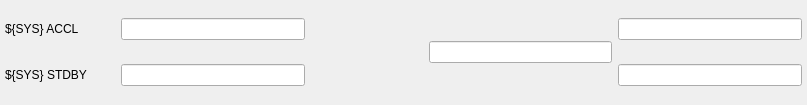
<?xml version="1.0" encoding="UTF-8"?>
<ui version="4.0">
 <class>Form</class>
 <widget class="QWidget" name="Form">
  <property name="geometry">
   <rect>
    <x>0</x>
    <y>0</y>
    <width>807</width>
    <height>105</height>
   </rect>
  </property>
  <property name="windowTitle">
   <string>Form</string>
  </property>
  <layout class="QHBoxLayout" name="horizontalLayout">
   <property name="leftMargin">
    <number>0</number>
   </property>
   <property name="topMargin">
    <number>0</number>
   </property>
   <property name="rightMargin">
    <number>0</number>
   </property>
   <property name="bottomMargin">
    <number>0</number>
   </property>
   <item>
    <layout class="QGridLayout" name="gridLayout" columnstretch="0,0,0,0,0,0,0">
     <property name="leftMargin">
      <number>5</number>
     </property>
     <property name="rightMargin">
      <number>5</number>
     </property>
     <item row="0" column="1">
      <widget class="PyDMLineEdit" name="PyDMLineEdit">
       <property name="enabled">
        <bool>true</bool>
       </property>
       <property name="sizePolicy">
        <sizepolicy hsizetype="MinimumExpanding" vsizetype="Fixed">
         <horstretch>0</horstretch>
         <verstretch>0</verstretch>
        </sizepolicy>
       </property>
       <property name="minimumSize">
        <size>
         <width>100</width>
         <height>0</height>
        </size>
       </property>
       <property name="toolTip">
        <string/>
       </property>
       <property name="alignment">
        <set>Qt::AlignCenter</set>
       </property>
       <property name="channel" stdset="0">
        <string>ca://${DEVICE}:${SYS}_ACCEL_EVCODE</string>
       </property>
      </widget>
     </item>
     <item row="0" column="3">
      <widget class="PyDMEnumButton" name="PyDMEnumButton_3">
       <property name="enabled">
        <bool>true</bool>
       </property>
       <property name="sizePolicy">
        <sizepolicy hsizetype="Preferred" vsizetype="Maximum">
         <horstretch>0</horstretch>
         <verstretch>0</verstretch>
        </sizepolicy>
       </property>
       <property name="maximumSize">
        <size>
         <width>16777215</width>
         <height>30</height>
        </size>
       </property>
       <property name="toolTip">
        <string/>
       </property>
       <property name="channel" stdset="0">
        <string>${DEVICE}:${SYS}_ACCEL_TRGPOLARITY </string>
       </property>
       <property name="orientation" stdset="0">
        <enum>Qt::Horizontal</enum>
       </property>
       <property name="marginTop" stdset="0">
        <number>0</number>
       </property>
       <property name="marginBottom" stdset="0">
        <number>0</number>
       </property>
       <property name="marginLeft" stdset="0">
        <number>0</number>
       </property>
       <property name="marginRight" stdset="0">
        <number>0</number>
       </property>
       <property name="horizontalSpacing" stdset="0">
        <number>0</number>
       </property>
       <property name="verticalSpacing" stdset="0">
        <number>0</number>
       </property>
      </widget>
     </item>
     <item row="0" column="4">
      <widget class="PyDMLabel" name="PyDMLabel">
       <property name="enabled">
        <bool>true</bool>
       </property>
       <property name="sizePolicy">
        <sizepolicy hsizetype="Preferred" vsizetype="Preferred">
         <horstretch>0</horstretch>
         <verstretch>0</verstretch>
        </sizepolicy>
       </property>
       <property name="minimumSize">
        <size>
         <width>100</width>
         <height>0</height>
        </size>
       </property>
       <property name="toolTip">
        <string/>
       </property>
       <property name="alignment">
        <set>Qt::AlignCenter</set>
       </property>
       <property name="channel" stdset="0">
        <string>ca://${DEVICE}:${SYS}_ACCEL_TRGDELAY </string>
       </property>
      </widget>
     </item>
     <item row="0" column="0">
      <widget class="QLabel" name="label">
       <property name="enabled">
        <bool>true</bool>
       </property>
       <property name="minimumSize">
        <size>
         <width>110</width>
         <height>0</height>
        </size>
       </property>
       <property name="text">
        <string>${SYS} ACCL</string>
       </property>
      </widget>
     </item>
     <item row="1" column="2">
      <widget class="PyDMEnumButton" name="PyDMEnumButton_2">
       <property name="sizePolicy">
        <sizepolicy hsizetype="Preferred" vsizetype="Fixed">
         <horstretch>0</horstretch>
         <verstretch>0</verstretch>
        </sizepolicy>
       </property>
       <property name="minimumSize">
        <size>
         <width>0</width>
         <height>0</height>
        </size>
       </property>
       <property name="maximumSize">
        <size>
         <width>16777215</width>
         <height>30</height>
        </size>
       </property>
       <property name="toolTip">
        <string/>
       </property>
       <property name="channel" stdset="0">
        <string>ca://${DEVICE}:${SYS}_STDBY_TRGENABLE</string>
       </property>
       <property name="orientation" stdset="0">
        <enum>Qt::Horizontal</enum>
       </property>
       <property name="marginTop" stdset="0">
        <number>0</number>
       </property>
       <property name="marginBottom" stdset="0">
        <number>0</number>
       </property>
       <property name="marginLeft" stdset="0">
        <number>0</number>
       </property>
       <property name="marginRight" stdset="0">
        <number>0</number>
       </property>
       <property name="horizontalSpacing" stdset="0">
        <number>0</number>
       </property>
       <property name="verticalSpacing" stdset="0">
        <number>0</number>
       </property>
      </widget>
     </item>
     <item row="1" column="3">
      <widget class="PyDMEnumButton" name="PyDMEnumButton_4">
       <property name="sizePolicy">
        <sizepolicy hsizetype="Preferred" vsizetype="Maximum">
         <horstretch>0</horstretch>
         <verstretch>0</verstretch>
        </sizepolicy>
       </property>
       <property name="minimumSize">
        <size>
         <width>0</width>
         <height>0</height>
        </size>
       </property>
       <property name="maximumSize">
        <size>
         <width>16777215</width>
         <height>30</height>
        </size>
       </property>
       <property name="toolTip">
        <string/>
       </property>
       <property name="channel" stdset="0">
        <string>${DEVICE}:${SYS}_STDBY_TRGPOLARITY </string>
       </property>
       <property name="orientation" stdset="0">
        <enum>Qt::Horizontal</enum>
       </property>
       <property name="marginTop" stdset="0">
        <number>0</number>
       </property>
       <property name="marginBottom" stdset="0">
        <number>0</number>
       </property>
       <property name="marginLeft" stdset="0">
        <number>0</number>
       </property>
       <property name="marginRight" stdset="0">
        <number>0</number>
       </property>
       <property name="horizontalSpacing" stdset="0">
        <number>0</number>
       </property>
       <property name="verticalSpacing" stdset="0">
        <number>0</number>
       </property>
      </widget>
     </item>
     <item row="1" column="4">
      <widget class="PyDMLabel" name="PyDMLabel_2">
       <property name="minimumSize">
        <size>
         <width>100</width>
         <height>0</height>
        </size>
       </property>
       <property name="toolTip">
        <string/>
       </property>
       <property name="alignment">
        <set>Qt::AlignCenter</set>
       </property>
       <property name="channel" stdset="0">
        <string>ca://${DEVICE}:${SYS}_STDBY_TRGDELAY </string>
       </property>
      </widget>
     </item>
     <item row="0" column="2">
      <widget class="PyDMEnumButton" name="PyDMEnumButton">
       <property name="enabled">
        <bool>true</bool>
       </property>
       <property name="sizePolicy">
        <sizepolicy hsizetype="Preferred" vsizetype="Fixed">
         <horstretch>0</horstretch>
         <verstretch>0</verstretch>
        </sizepolicy>
       </property>
       <property name="minimumSize">
        <size>
         <width>0</width>
         <height>0</height>
        </size>
       </property>
       <property name="maximumSize">
        <size>
         <width>16777215</width>
         <height>30</height>
        </size>
       </property>
       <property name="toolTip">
        <string/>
       </property>
       <property name="channel" stdset="0">
        <string>ca://${DEVICE}:${SYS}_ACCEL_TRGENABLE</string>
       </property>
       <property name="orientation" stdset="0">
        <enum>Qt::Horizontal</enum>
       </property>
       <property name="marginTop" stdset="0">
        <number>0</number>
       </property>
       <property name="marginBottom" stdset="0">
        <number>0</number>
       </property>
       <property name="marginLeft" stdset="0">
        <number>0</number>
       </property>
       <property name="marginRight" stdset="0">
        <number>0</number>
       </property>
       <property name="horizontalSpacing" stdset="0">
        <number>0</number>
       </property>
       <property name="verticalSpacing" stdset="0">
        <number>0</number>
       </property>
      </widget>
     </item>
     <item row="0" column="5" rowspan="2">
      <widget class="PyDMLineEdit" name="PyDMLineEdit_3">
       <property name="enabled">
        <bool>true</bool>
       </property>
       <property name="sizePolicy">
        <sizepolicy hsizetype="MinimumExpanding" vsizetype="Fixed">
         <horstretch>0</horstretch>
         <verstretch>0</verstretch>
        </sizepolicy>
       </property>
       <property name="minimumSize">
        <size>
         <width>100</width>
         <height>0</height>
        </size>
       </property>
       <property name="toolTip">
        <string/>
       </property>
       <property name="alignment">
        <set>Qt::AlignCenter</set>
       </property>
       <property name="channel" stdset="0">
        <string>ca://${DEVICE}:${SYS}_DELAY </string>
       </property>
      </widget>
     </item>
     <item row="0" column="6">
      <widget class="PyDMLineEdit" name="PyDMLineEdit_4">
       <property name="enabled">
        <bool>true</bool>
       </property>
       <property name="sizePolicy">
        <sizepolicy hsizetype="MinimumExpanding" vsizetype="Fixed">
         <horstretch>0</horstretch>
         <verstretch>0</verstretch>
        </sizepolicy>
       </property>
       <property name="minimumSize">
        <size>
         <width>100</width>
         <height>0</height>
        </size>
       </property>
       <property name="toolTip">
        <string/>
       </property>
       <property name="alignment">
        <set>Qt::AlignCenter</set>
       </property>
       <property name="channel" stdset="0">
        <string>${DEVICE}:${SYS}_ACCEL_TRGWIDTH</string>
       </property>
      </widget>
     </item>
     <item row="1" column="1">
      <widget class="PyDMLineEdit" name="PyDMLineEdit_2">
       <property name="sizePolicy">
        <sizepolicy hsizetype="MinimumExpanding" vsizetype="Fixed">
         <horstretch>0</horstretch>
         <verstretch>0</verstretch>
        </sizepolicy>
       </property>
       <property name="minimumSize">
        <size>
         <width>100</width>
         <height>0</height>
        </size>
       </property>
       <property name="toolTip">
        <string/>
       </property>
       <property name="alignment">
        <set>Qt::AlignCenter</set>
       </property>
       <property name="channel" stdset="0">
        <string>ca://${DEVICE}:${SYS}_STDBY_EVCODE</string>
       </property>
      </widget>
     </item>
     <item row="1" column="0">
      <widget class="QLabel" name="label_2">
       <property name="minimumSize">
        <size>
         <width>110</width>
         <height>0</height>
        </size>
       </property>
       <property name="text">
        <string>${SYS} STDBY</string>
       </property>
      </widget>
     </item>
     <item row="1" column="6">
      <widget class="PyDMLineEdit" name="PyDMLineEdit_5">
       <property name="enabled">
        <bool>true</bool>
       </property>
       <property name="sizePolicy">
        <sizepolicy hsizetype="MinimumExpanding" vsizetype="Fixed">
         <horstretch>0</horstretch>
         <verstretch>0</verstretch>
        </sizepolicy>
       </property>
       <property name="minimumSize">
        <size>
         <width>100</width>
         <height>0</height>
        </size>
       </property>
       <property name="toolTip">
        <string/>
       </property>
       <property name="alignment">
        <set>Qt::AlignCenter</set>
       </property>
       <property name="channel" stdset="0">
        <string>${DEVICE}:${SYS}_STDBY_TRGWIDTH</string>
       </property>
      </widget>
     </item>
    </layout>
   </item>
  </layout>
 </widget>
 <customwidgets>
  <customwidget>
   <class>PyDMLabel</class>
   <extends>QLabel</extends>
   <header>pydm.widgets.label</header>
  </customwidget>
  <customwidget>
   <class>PyDMEnumButton</class>
   <extends>QWidget</extends>
   <header>pydm.widgets.enum_button</header>
  </customwidget>
  <customwidget>
   <class>PyDMLineEdit</class>
   <extends>QLineEdit</extends>
   <header>pydm.widgets.line_edit</header>
  </customwidget>
 </customwidgets>
 <resources/>
 <connections/>
</ui>
